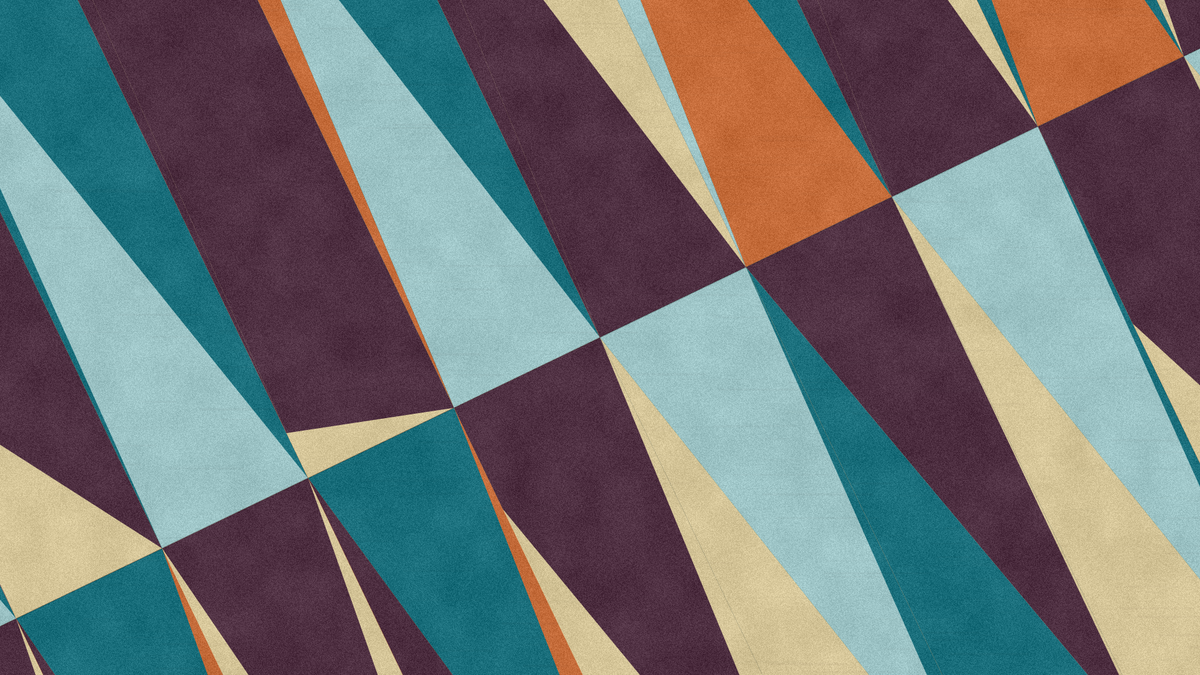
Frame 1 (no input)
Frame 2 (the mouse pressed at the canvas centre, redrawn once): identical to frame 1, image omitted

The p5.js sketch that drew this single still picture (run headless with seeded random() and noise() and a simulated clock; the mouse was pressed at the canvas centre and the sketch redrawn once):

// p5.js sketch
// ── sketch.js
function setup() {
  createCanvas(1920, 1080);
  pixelDensity(1);
  noLoop();
}

function draw() {
  randomSeed(12);
  background("#e85a12");

  const angle = -PI / 7;
  const gridW = width * 1.35;
  const gridH = height * 1.85;
  const cols = 10;
  const rows = 2;
  const cw = gridW / cols;
  const rh = gridH / rows;

  const red = "#1C717E";
  const deepRed = "#513244";
  const darkRed = "#513244";
  const orange = "#C76E3C";
  const yellow = "#9fc6c8";
  const brown = "#d7c79a";
  const clay = "#d7c79a";

  function poly(col, pts) {
    fill(col);
    noStroke();
    beginShape();
    for (const p of pts) vertex(p[0], p[1]);
    endShape(CLOSE);
  }

  function cell(c, r, bg, layers) {
    const x = -gridW / 2 + c * cw;
    const y = -gridH / 2 + r * rh;

    poly(bg, [
      [x, y],
      [x + cw, y],
      [x + cw, y + rh],
      [x, y + rh]
    ]);

    for (const layer of layers) {
      poly(
        layer[0],
        layer[1].map(p => [x + p[0] * cw, y + p[1] * rh])
      );
    }
  }

  push();
  translate(width / 2, height / 2);
  rotate(angle);

  cell(0, 0, red, [
    [yellow, [[0, 0], [0, 1], [1, 1]]]
  ]);

  cell(0, 1, brown, [
    [deepRed, [[0, 0], [1, 0], [0.55, 1]]],
    [clay, [[0, 0], [0.55, 1], [0, 1]]]
  ]);

  cell(1, 0, brown, [
    [deepRed, [[0.05, 0], [1, 0], [1, 1], [0, 0.58]]],
    [darkRed, [[0, 0], [0.05, 0], [0, 1]]]
  ]);

  cell(1, 1, orange, [
    [red, [[0, 0], [1, 0], [0.6, 1]]],
    [deepRed, [[0, 0], [0.6, 1], [0, 1]]]
  ]);

  cell(2, 0, red, [
    [yellow, [[0.1, 0], [1, 1], [0, 1]]]
  ]);

  cell(2, 1, brown, [
    [deepRed, [[0, 0], [1, 0], [0.58, 1]]],
    [clay, [[0, 0], [0.58, 1], [0, 1]]]
  ]);

  cell(3, 0, brown, [
    [deepRed, [[0.1, 0], [1, 0], [1, 1], [0, 0.92]]],
    [darkRed, [[0, 0], [0.1, 0], [0, 0.92]]]
  ]);

  cell(3, 1, orange, [
    [red, [[0, 0], [1, 0], [0.72, 1]]],
    [deepRed, [[0, 0], [0.72, 1], [0, 1]]]
  ]);

  cell(4, 0, red, [
    [yellow, [[0.18, 0], [1, 1], [0, 1]]],
    [orange, [[0, 1], [0.18, 0], [0, 0]]]
  ]);

  cell(4, 1, brown, [
    [deepRed, [[0, 0], [1, 0], [0.78, 1], [0, 0.18]]]
  ]);

  cell(5, 0, brown, [
    [deepRed, [[0.22, 0], [1, 1], [0, 1]]],
    [deepRed, [[0, 0], [0.22, 0], [0, 1]]]
  ]);

  cell(5, 1, red, [
    [yellow, [[0, 0], [1, 0], [0.88, 1]]],
    [brown, [[0, 0], [0.88, 1], [0, 1]]]
  ]);

  cell(6, 0, red, [
    [orange, [[0.28, 0], [1, 1], [0, 1]]],
    [yellow, [[0, 1], [0.28, 0], [0, 0]]]
  ]);

  cell(6, 1, brown, [
    [deepRed, [[0, 0], [1, 0], [0.98, 1]]],
    [red, [[0, 0], [0.98, 1], [0, 1]]]
  ]);

  cell(7, 0, brown, [
    [deepRed, [[0.34, 0], [1, 1], [0, 1]]],
    [deepRed, [[0, 0], [0.34, 0], [0, 1]]]
  ]);

  cell(7, 1, red, [
    [yellow, [[0, 0], [1, 0], [0.9, 1]]],
    [brown, [[0, 0], [0.9, 1], [0, 1]]]
  ]);

  cell(8, 0, red, [
    [orange, [[0.38, 0], [1, 1], [0, 1]]]
  ]);

  cell(8, 1, brown, [
    [darkRed, [[0, 0], [1, 0], [1, 1], [0, 0.35]]]
  ]);

  cell(9, 0, brown, [
    [deepRed, [[0.45, 0], [1, 1], [0, 1]]]
  ]);

  cell(9, 1, red, [
    [yellow, [[0, 0], [1, 0], [1, 1]]],
    [brown, [[0, 0], [1, 1], [0, 1]]]
  ]);

  stroke(0, 35);
  strokeWeight(2);
  line(-gridW / 2, 0, gridW / 2, 0);
  pop();

  addPrintTexture();
}

function addPrintTexture() {
  loadPixels();

  for (let y = 0; y < height; y++) {
    for (let x = 0; x < width; x++) {
      const i = 4 * (x + y * width);
      const n = noise(x * 0.018, y * 0.018);
      const grain = random(-18, 14) + map(n, 0, 1, -10, 10);

      pixels[i] = constrain(pixels[i] + grain, 0, 255);
      pixels[i + 1] = constrain(pixels[i + 1] + grain, 0, 255);
      pixels[i + 2] = constrain(pixels[i + 2] + grain, 0, 255);
    }
  }

  updatePixels();

  noStroke();

  for (let i = 0; i < 32000; i++) {
    fill(255, random(5, 18));
    circle(random(width), random(height), random(0.4, 1.6));
  }

  for (let i = 0; i < 18000; i++) {
    fill(0, random(3, 10));
    circle(random(width), random(height), random(0.35, 1.1));
  }

  blendMode(MULTIPLY);
  for (let i = 0; i < 420; i++) {
    fill(70, 43, 32, random(3, 8));
    rect(random(width), random(height), random(30, 180), random(1, 4));
  }
  blendMode(BLEND);
}
